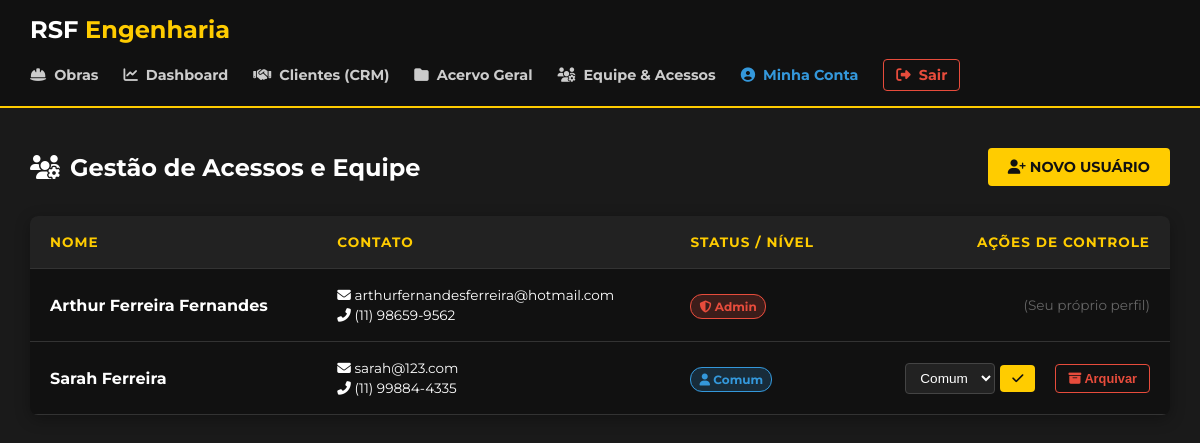
/portal/gerenciar_equipe.php (signed in), run on an earlier commit of the app's database.
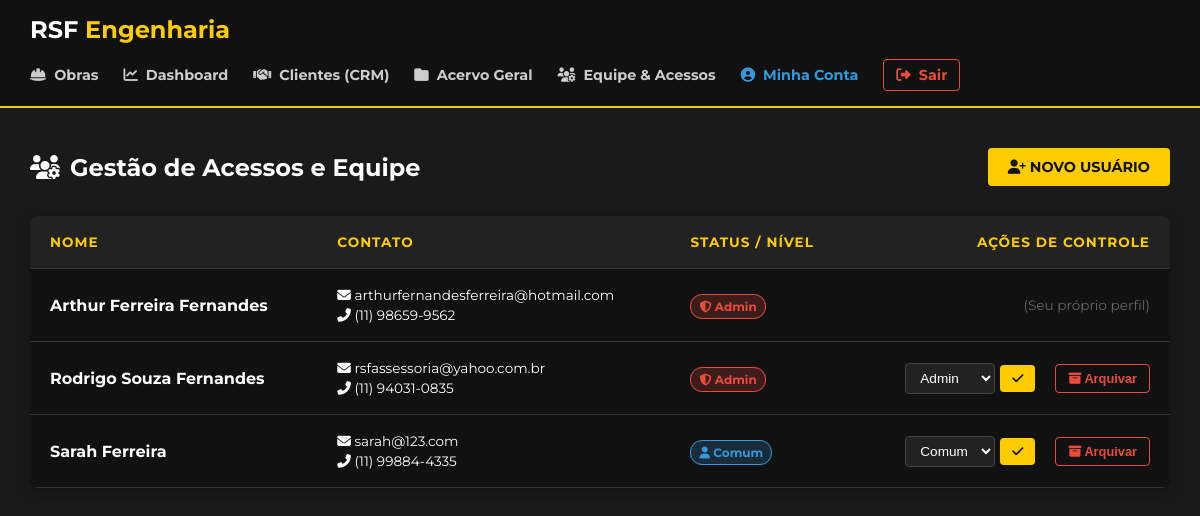
And on a later commit of the database.
### tables this page shows
CREATE TABLE `usuarios` (
  `id` int(11) NOT NULL,
  `nome` varchar(100) NOT NULL,
  `email` varchar(100) NOT NULL,
  `telefone` varchar(20) DEFAULT NULL,
  `senha_hash` varchar(255) NOT NULL,
  `nivel_acesso` enum('admin','comum') DEFAULT 'comum',
  `status` enum('Ativo','Inativo') DEFAULT 'Ativo',
  `criado_em` timestamp NOT NULL DEFAULT current_timestamp()
);

### portal/gerenciar_equipe.php (the view, shortened to what this page needs)
<?php
require_once 'scripts/conexao.php';
$lista_usuarios = [];
try {
    $stmt = $pdo->query("SELECT id, nome, email, telefone, nivel_acesso, status FROM usuarios ORDER BY status ASC, nome ASC");
    $lista_usuarios = $stmt->fetchAll();
} catch (PDOException $e) {
    die("Erro ao carregar a equipe.");
}
?>
<!DOCTYPE html>
<html lang="pt-BR">
<head>
    <link rel="stylesheet" href="https://cdnjs.cloudflare.com/ajax/libs/font-awesome/6.4.0/css/all.min.css">
    <link rel="stylesheet" href="../styles/lista_projetos.css">
</head>
<body>
    <?php include 'header.php'; ?>
    <main class="container">
        <div class="header-acoes">
            <h2><i class="fas fa-users-cog"></i> Gestão de Acessos e Equipe</h2>
            <a href="cadastrar_usuario.php" class="btn-novo"><i class="fas fa-user-plus"></i> Novo Usuário</a>
        </div>
        <div class="table-wrapper">
            <table>
                <thead>
                    <tr>
                        <th>Nome</th>
                        <th>Contato</th>
                        <th>Status / Nível</th>
                        <th style="text-align: right;">Ações de Controle</th>
                    </tr>
                </thead>
                <tbody>
                    <?php foreach ($lista_usuarios as $user): ?>
                        <tr class="<?= $user['status'] === 'Inativo' ? 'linha-arquivada' : '' ?>">
                            <td style="font-weight: bold;"><?= htmlspecialchars($user['nome']) ?></td>
                            <td>
                                <div style="font-size: 0.85rem;"><i class="fas fa-envelope"></i> <?= htmlspecialchars($user['email']) ?></div>
                                <div style="font-size: 0.85rem; margin-top: 4px;"><i class="fas fa-phone-alt"></i> <?= htmlspecialchars($user['telefone'] ?? '--') ?></div>
                            </td>
                            <td>
                                <?php if ($user['status'] === 'Inativo'): ?>
                                    <span class="badge-inativo"><i class="fas fa-archive"></i> Arquivado / Bloqueado</span>
                                <?php elseif ($user['nivel_acesso'] === 'admin'): ?>
                                    <span class="badge-admin"><i class="fas fa-shield-alt"></i> Admin</span>
                                <?php else: ?>
                                    <span class="badge-comum"><i class="fas fa-user"></i> Comum</span>
                                <?php endif; ?>
                            </td>
                            <td class="acoes-livres">
                                <div class="acoes-container">
                                    <?php if ($user['id'] == $_SESSION['usuario_id']): ?>
                                        <span style="color: #666; font-size: 0.85rem;">(Seu próprio perfil)</span>
                                    <?php else: ?>
                                        <?php if ($user['status'] === 'Ativo'): ?>
                                        <form method="POST" action="gerenciar_equipe.php" class="form-inline">
                                            <select name="novo_nivel" class="select-nivel">
                                                <option value="admin" <?= ($user['nivel_acesso'] == 'admin') ? 'selected' : '' ?>>Admin</option>
                                                <option value="comum" <?= ($user['nivel_acesso'] == 'comum') ? 'selected' : '' ?>>Comum</option>
                                            </select>
                                            <button type="submit" class="btn-acao btn-salvar-nivel" title="Salvar Nível"><i class="fas fa-check"></i></button>
                                        </form>
                                        <?php endif; ?>
                                        <form method="POST" action="gerenciar_equipe.php" class="form-inline" style="margin-right: 0;">
                                            <?php if ($user['status'] === 'Ativo'): ?>
                                                <button type="submit" class="btn-acao btn-arquivar" onclick="return confirm('Deseja arquivar este usuário? Ele perderá o acesso ao sistema.');">
                                                    <i class="fas fa-archive"></i> Arquivar
                                                </button>
                                            <?php endif; ?>
                                        </form>
                                    <?php endif; ?>
                                </div>
                            </td>
                        </tr>
                    <?php endforeach; ?>
                </tbody>
            </table>
        </div>
    </main>
</body>
</html>

What changed in the data, as far as the page shows it:
added usuarios: nome "Rodrigo Souza Fernandes", email "rsfassessoria@yahoo.com.br", telefone "(11) 94031-0835", status "Ativo" (drawn), novo_nivel "Admin"
